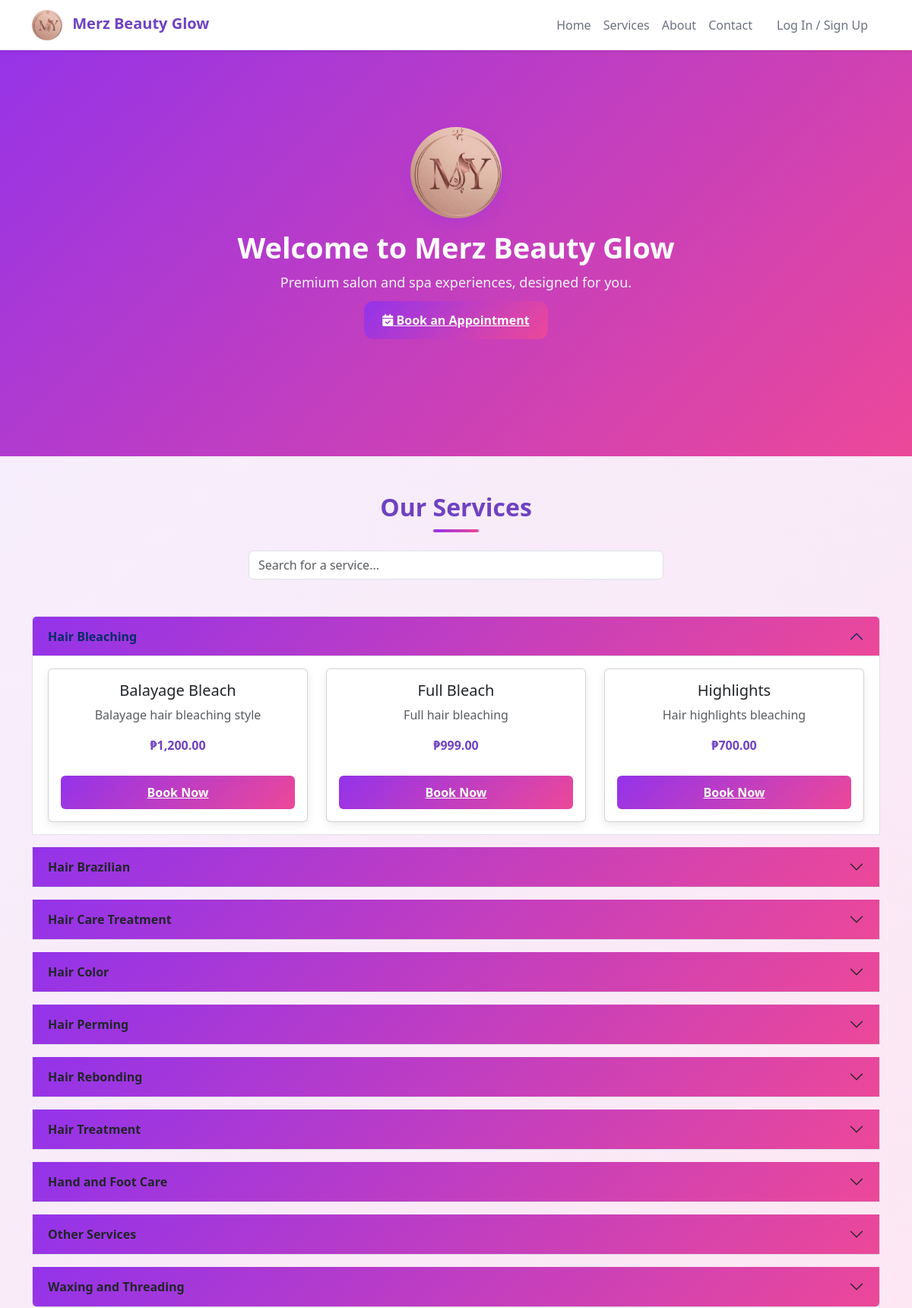
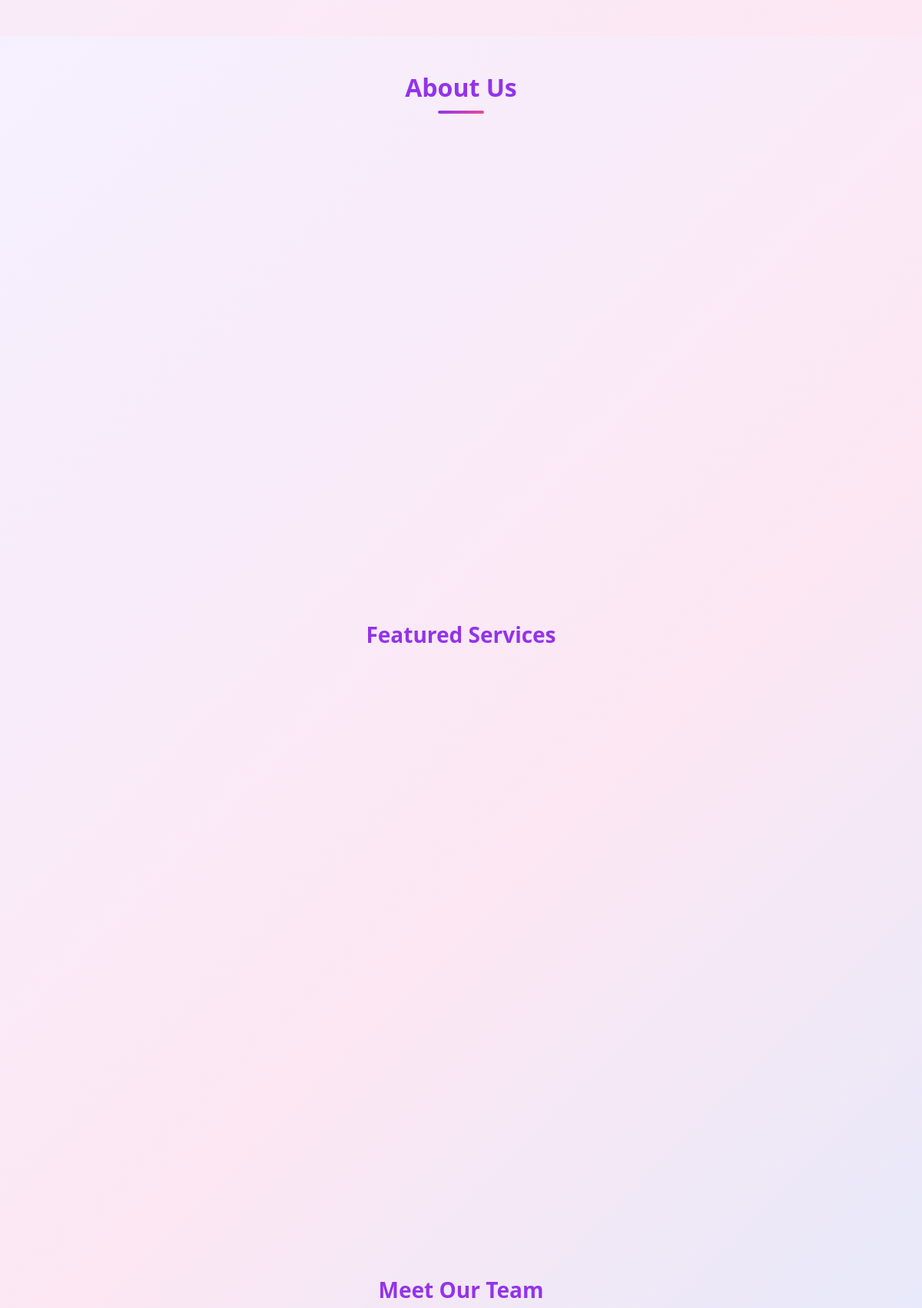
The page / (upper part) on the database its author committed (2 pictures, top to bottom).
### tables this page shows
CREATE TABLE `categories` (
  `id` int(11) NOT NULL,
  `category_name` varchar(100) NOT NULL
);

CREATE TABLE `services` (
  `id` int(11) NOT NULL,
  `category_id` int(11) NOT NULL,
  `service_name` varchar(100) NOT NULL,
  `description` text DEFAULT NULL,
  `price` decimal(10,2) NOT NULL,
  `duration` int(11) DEFAULT NULL CHECK (`duration` > 0),
  `status` enum('Active','Inactive') DEFAULT 'Active'
);

### index.php (the view, shortened to what this page needs)
<!DOCTYPE html>
<html lang="en">
<head>
    <link rel="stylesheet" href="assets/css/style.css">
    <link href="https://cdn.jsdelivr.net/npm/bootstrap@5.3.0/dist/css/bootstrap.min.css" rel="stylesheet">
    <link rel="stylesheet" href="https://cdnjs.cloudflare.com/ajax/libs/font-awesome/6.4.0/css/all.min.css">
</head>
<body>
<nav class="navbar navbar-expand-lg navbar-light bg-white shadow-sm fixed-top">
  <div class="container">
    <a class="navbar-brand fw-bold text-purple" href="index.php">
      <img src="assets/img/logo.jpg" alt="Merz Logo" width="40" height="40" class="rounded-circle me-2">
      Merz Beauty Glow
    </a>
    <div class="collapse navbar-collapse justify-content-end" id="navbarNav">
      <ul class="navbar-nav">
        <li class="nav-item"><a class="nav-link" href="index.php">Home</a></li>
        <li class="nav-item"><a class="nav-link" href="#services">Services</a></li>
        <li class="nav-item"><a class="nav-link" href="#about">About</a></li>
        <li class="nav-item"><a class="nav-link" href="#contact">Contact</a></li>
        <li class="nav-item">
          <a class="nav-link btn btn-gradient px-3 ms-2" href="role_select.php">Log In / Sign Up</a>
        </li>
      </ul>
    </div>
  </div>
</nav>
<header class="hero-section d-flex align-items-center">
  <div class="overlay"></div>
  <div class="container text-center hero-content">
    <img src="assets/img/logo.jpg" alt="Merz Logo" class="home-logo mb-3">
    <h1 class="hero-title">Welcome to Merz Beauty Glow</h1>
    <p class="hero-subtitle mb-4">Premium salon and spa experiences, designed for you.</p>
    <a href="role_select.php" class="home-btn mt-3">
      <i class="fas fa-calendar-check"></i> Book an Appointment
    </a>
  </div>
</header>
<section id="services" class="services-section container my-5">
  <h2 class="section-title text-center mb-4">Our Services</h2>
  <div class="row mb-5">
    <div class="col-md-6 mx-auto">
      <input type="text" id="serviceSearch" class="form-control search-bar" placeholder="Search for a service...">
    </div>
  </div>
  <div class="accordion" id="servicesAccordion">
    <?php
      require_once("includes/db.php");
      $catStmt = $conn->query("SELECT * FROM categories ORDER BY category_name ASC");
      $categories = $catStmt->fetchAll(PDO::FETCH_ASSOC);
      foreach ($categories as $index => $cat) {
        $catId = $cat['id'];
        $catName = htmlspecialchars($cat['category_name']);
        $isFirst = ($index === 0);
        $showClass = $isFirst ? 'show' : '';
        $collapsedClass = $isFirst ? '' : 'collapsed';
        echo '
        <div class="accordion-item mb-3">
          <h2 class="accordion-header" id="heading'.$index.'">
            <button class="accordion-button '.$collapsedClass.'" type="button" data-bs-toggle="collapse" data-bs-target="#collapse'.$index.'">
              '.$catName.'
            </button>
          </h2>
          <div id="collapse'.$index.'" class="accordion-collapse collapse '.$showClass.'">
            <div class="accordion-body">
              <div class="row g-4">';
        $srvStmt = $conn->prepare("SELECT * FROM services WHERE category_id=? AND status='Active' ORDER BY service_name ASC");
        $srvStmt->execute([$catId]);
        $services = $srvStmt->fetchAll(PDO::FETCH_ASSOC);
        foreach ($services as $s) {
          echo '
            <div class="col-md-4">
              <div class="card service-card text-center p-3">
                <h5 class="service-name">'.htmlspecialchars($s['service_name']).'</h5>
                <p class="text-muted">'.htmlspecialchars($s['description']).'</p>
                <p class="fw-bold text-purple">₱'.number_format($s['price'], 2).'</p>
                <a href="role_select.php?service_id='.$s['id'].'" class="book-btn">Book Now</a>';
          echo '</div></div>';
        }
        echo '
              </div>
            </div>
          </div>
        </div>';
      }
    ?>
  </div>
</section>
<section id="about" class="py-5 bg-pastel">
  <div class="container">
    <h2 class="fw-bold text-center mb-5 section-title text-accent">About Us</h2>
    <div class="row align-items-center mb-5">
    </div>
    <div class="row text-center mb-5">
    </div>
<h3 class="fw-bold text-center mb-4 text-accent">Featured Services</h3>
<div class="row text-center mb-5">
</div>
    <div class="row align-items-center mb-5">
    </div>
    <div class="row text-center">
      <h3 class="fw-bold mb-4 text-accent">Meet Our Team</h3>
    </div>
  </div>
</section>
</body>
</html>

### assets/css/style.css (style rules this page uses)
body { margin: 0; font-family: -apple-system, BlinkMacSystemFont, 'Segoe UI', Roboto, Arial, sans-serif; background: linear-gradient(135deg, #f5f0ff, #fce7f3, #dbeafe); min-height: 100vh; }
.hero-section { position: relative; background: linear-gradient(135deg, #9333ea, #ec4899); min-height: 75vh; display: flex; justify-content: center; align-items: center; text-align: center; padding: 60px 20px; }
.hero-section .overlay { position: absolute; top: 0; left: 0; width: 100%; height: 100%; background: linear-gradient(135deg, #9333ea, #ec4899); pointer-events: none; z-index: 1; }
.hero-content { position: relative; z-index: 2; }
.hero-title { font-size: 38px; font-weight: 700; color: #fff; margin-bottom: 10px; }
.hero-subtitle { font-size: 18px; color: #f3f4f6; max-width: 600px; margin: 0 auto; }
.home-logo { width: 120px; height: 120px; border-radius: 50%; object-fit: cover; box-shadow: 0 5px 15px rgba(147,51,234,0.3); }
.home-btn { background: linear-gradient(135deg, #9333ea, #ec4899); color: white; padding: 14px 24px; border-radius: 12px; border: none; font-weight: 600; cursor: pointer; transition: 0.3s; }
.accordion-button { background: linear-gradient(135deg, #9333ea, #ec4899); color: #fff; font-weight: 600; padding: 12px 20px; }
.accordion-body { background: #fff; padding: 20px; border-radius: 0 0 12px 12px; }
.service-card { border-radius: 12px; background: #fff; box-shadow: 0 4px 12px rgba(0,0,0,0.08); transition: 0.3s; padding: 20px; }
.text-purple { color: #9333ea; }
.book-btn { background: linear-gradient(135deg, #9333ea, #ec4899); color: white; padding: 10px 18px; border-radius: 10px; border: none; font-weight: 600; cursor: pointer; transition: 0.3s; margin-top: 12px; }
.search-bar { border: 2px solid #9333ea; border-radius: 30px; padding: 12px 20px; font-size: 16px; transition: 0.3s; }
.navbar-brand { color: #9333ea !important; }
.nav-link { font-weight: 500; color: #6b7280 !important; transition: color 0.3s; }
.section-title { font-size: 32px; font-weight: 700; color: #9333ea; position: relative; }
.section-title::after { content: ""; display: block; width: 60px; height: 4px; background: linear-gradient(135deg, #9333ea, #ec4899); margin: 10px auto 0; border-radius: 2px; }
.text-purple { color: #6f42c1 !important; }
.book-btn { background-color: #6f42c1; color: #fff; border-radius: 6px; padding: 10px; transition: 0.3s; }
.bg-pastel { background: linear-gradient(135deg, #f5f0ff, #fce7f3, #dbeafe); color: #333; }
.text-accent { color: #9333ea !important; }
.section-title { font-size: 2rem; font-weight: 700; color: #6f42c1; }

### rows shown on the page
categories: category_name "Hair Bleaching"
services: service_name "Balayage Bleach", description "Balayage hair bleaching style", price "1,200.00"
services: service_name "Full Bleach", description "Full hair bleaching", price "999.00"
services: service_name "Highlights", description "Hair highlights bleaching", price "700.00"
categories: category_name "Hair Brazilian"
categories: category_name "Hair Care Treatment"
categories: category_name "Hair Color"
categories: category_name "Hair Perming"
categories: category_name "Hair Rebonding"
categories: category_name "Hair Treatment"
categories: category_name "Hand and Foot Care"
categories: category_name "Other Services"
categories: category_name "Waxing and Threading"
